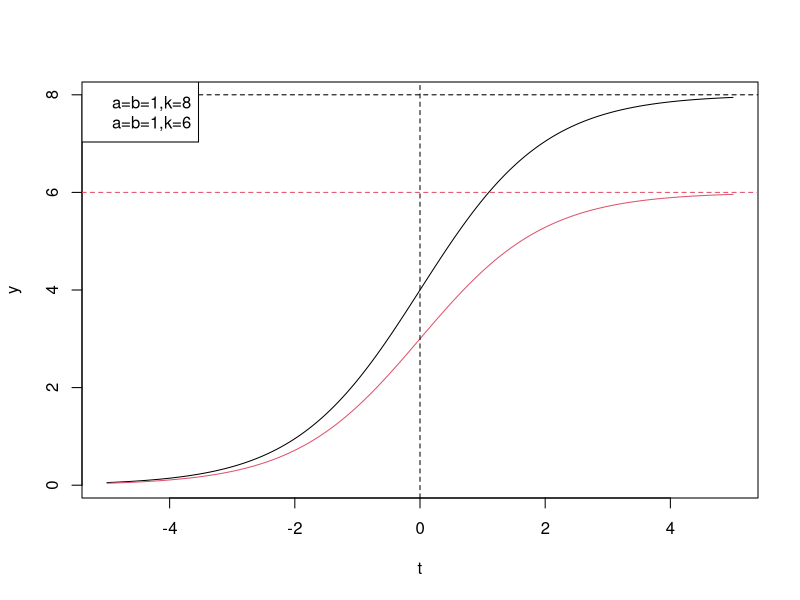

This figure's R source:
## ---- chunk 1
knitr::opts_chunk$set(fig.pos = "!H", out.extra = "")
## ---- chunk 2
y<-function(k,a,b,t) k/(1+b*exp(-a*t))

t = pretty(c(-5,5),3000)
a=b=1

plot(t,y(8,a,b,t),type = "l",xlab="t",ylab="y")
lines(t,y(6,a,b,t),col=2)
abline(v=0,lty=2)
abline(h=8,col=1,lty=2)
abline(h=6,col=2,lty=2)
legend("topleft",c("a=b=1,k=8","a=b=1,k=6"),col=c(1,2))
